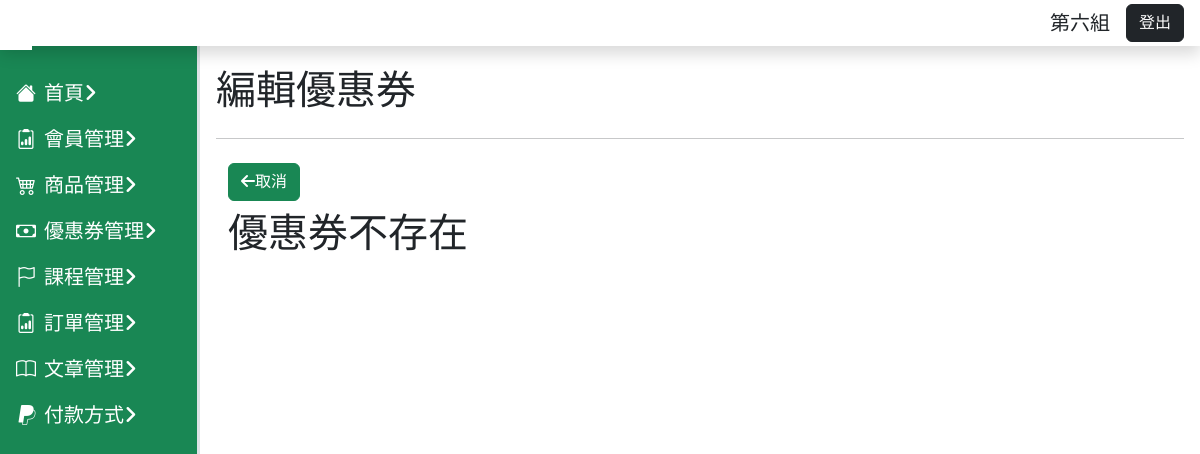
The app's page /cupon/coupon-edit.php, older data.
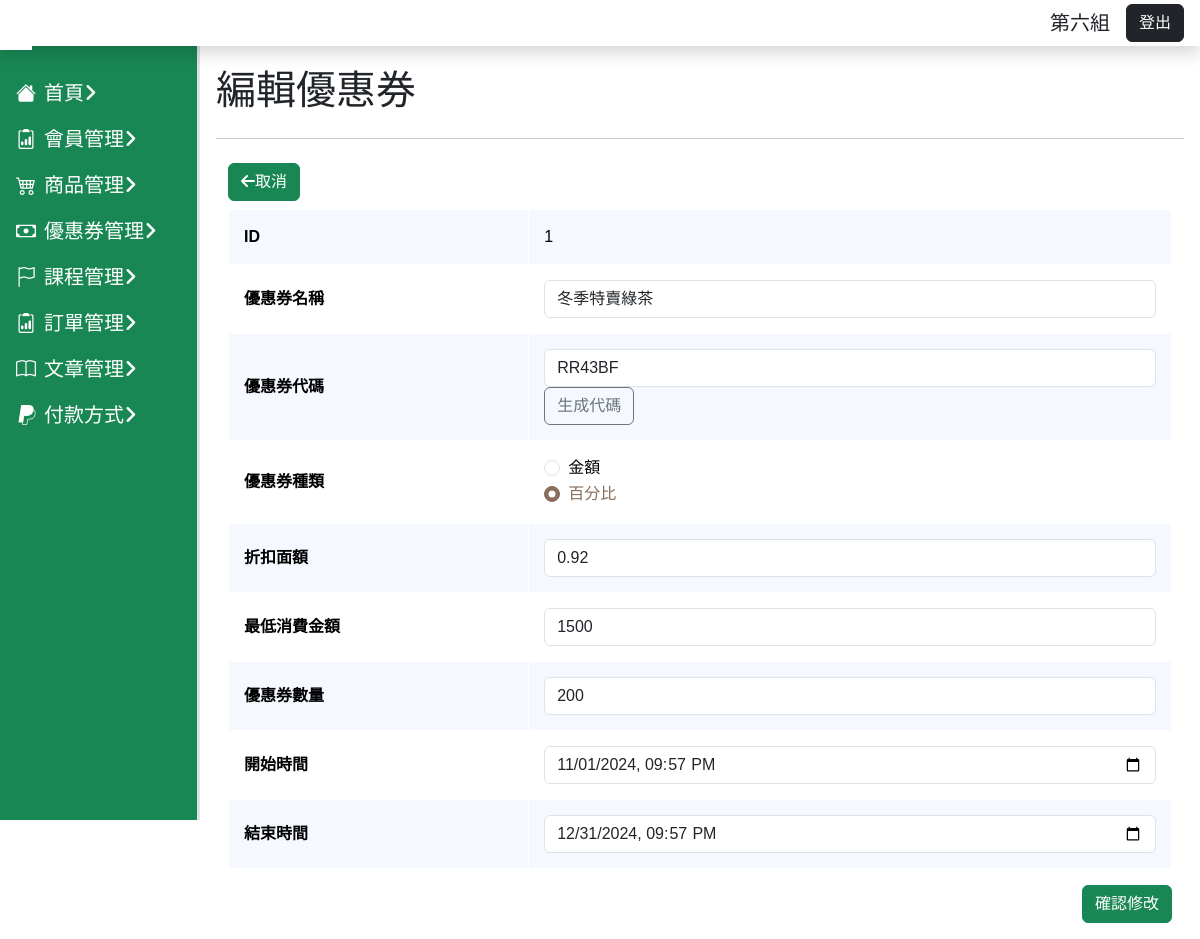
The same page, newer data.
### tables this page shows
CREATE TABLE `coupons` (
  `id` int(3) UNSIGNED NOT NULL,
  `name` varchar(50) NOT NULL,
  `code` varchar(20) NOT NULL,
  `category` varchar(10) NOT NULL,
  `discount` decimal(10,2) NOT NULL,
  `min_spend_amount` decimal(20,0) DEFAULT NULL,
  `stock` int(3) NOT NULL,
  `status` varchar(5) NOT NULL,
  `start_time` datetime NOT NULL,
  `end_time` datetime NOT NULL,
  `valid` tinyint(1) DEFAULT 1
);

### cupon/coupon-edit.php (the view, shortened to what the changed rows need)
<?php
if (!isset($_GET["id"])) {
    $id = 1;
} else {
    $id = $_GET["id"];
}
require_once("../db_connect.php");
$sql = "SELECT * FROM coupons WHERE id=$id ";
$result = $conn->query($sql);
$row = $result->fetch_assoc();
if ($result->num_rows > 0) {
    $couponExit = true;
} else {
    $couponExit = false;
}
?>
<!doctype html>
<html lang="en">
<head>
    <?php include("../css.php") ?>
</head>
<body>
    <main class="main-content p-3">
        <div class="d-flex justify-content-between">
            <h1>編輯優惠券</h1>
        </div>
        <div class="container">
            <div class="row justify-content-center ">
                <div class="col-lg-12">
                    <?php if ($couponExit) : ?>
                        <form action="doUpdateCoupon.php" method="post">
                            <table class="table table-bordered table-coupon align-middle">
                                <tr>
                                    <th>ID</th>
                                    <td><?= $row["id"] ?></td>
                                </tr>
                                <tr>
                                    <th>優惠券名稱</th>
                                    <td>
                                        <input type="text" class="form-control" name="name" value="<?= $row["name"] ?>" required>
                                    </td>
                                </tr>
                                <tr>
                                    <th>優惠券代碼</th>
                                    <td>
                                        <input type="text" class="form-control" name="code" id="coupon-code" value="<?= $row["code"] ?>" required>
                                        <button type="button" class="btn btn-outline-secondary" onclick="fillRandomCode()">生成代碼</button>
                                    </td>
                                </tr>
                                <tr>
                                    <th>優惠券種類</th>
                                    <td>
                                        <div class="form-check">
                                            <input class="form-check-input" type="radio" name="category" id="amount" value="金額" <?php if ($row["category"] == "金額") : ?>checked<?php endif ?> required>
                                            <label class="form-check-label" for="amount">
                                                金額
                                            </label>
                                        </div>
                                        <div class="form-check">
                                            <input class="form-check-input" type="radio" name="category" id="percent" value="百分比" <?php if ($row["category"] == "百分比") : ?>checked<?php endif ?> required>
                                            <label class="form-check-label" for="percent">
                                                百分比
                                            </label>
                                        </div>
                                    </td>
                                </tr>
                                <tr>
                                    <th>折扣面額</th>
                                    <td>
                                        <input type="text" class="form-control" name="discount" value="<?= $row["discount"] ?>" required>
                                    </td>
                                </tr>
                                <tr>
                                    <th>最低消費金額</th>
                                    <td>
                                        <input type="text" class="form-control" name="min_spend_amount" value="<?= $row["min_spend_amount"] ?>" required>
                                    </td>
                                </tr>
                                <tr>
                                    <th>優惠券數量</th>
                                    <td>
                                        <input type="text" class="form-control" name="stock" value="<?= $row["stock"] ?>" required>
                                    </td>
                                </tr>
                                <tr>
                                    <th>開始時間</th>
                                    <td>
                                        <input type="datetime-local" class="form-control" name="start_time" id="start_time" value="<?= $row["start_time"] ?>" required>
                                    </td>
                                </tr>
                                <tr>
                                    <th>結束時間</th>
                                    <td>
                                        <input type="datetime-local" class="form-control" name="end_time" id="end_time" value="<?= $row["end_time"] ?>" required>
                                    </td>
                                </tr>
                            </table>
                            <div class="d-flex justify-content-end gap-2">
                                <button class="btn btn-success" type="submit">確認修改</button>
                            </div>
                        </form>
                    <?php else : ?>
                        <h1>優惠券不存在</h1>
                    <?php endif; ?>
                </div>
            </div>
        </div>
    </main>
</body>
</html>

Row changes from the older to the newer data that the page shows:
added coupons: id "1", name "冬季特賣綠茶", code "RR43BF", category "☐ 金額", category "☑ 百分比", discount "0.92", min_spend_amount "1500", stock "200", start_time "11/01/2024 21:57", end_time "12/31/2024 21:57"
Text that changed along with them:
text no longer shown: "優惠券不存在"
text now shown: "ID 優惠券名稱 優惠券代碼 生成代碼 優惠券種類 金額 百分比 折扣面額 最低消費金額 優惠券數量 開始時間 結束時間 確認修改"
